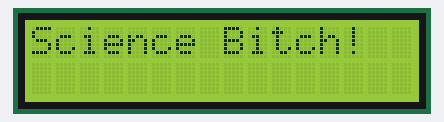
A sketch run on a simulated Arduino Mega 2560, built with avr-gcc and run on an emulated ATmega2560. Parts: 16×2 character LCD.

Above: at 0.1 s.
At 4.1 s:
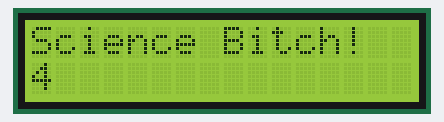
At 9.1 s:
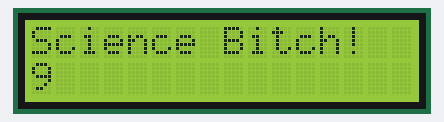
At 19.1 s:
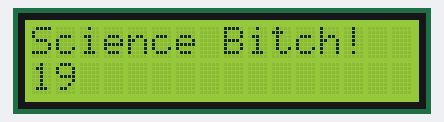
At 28.1 s:
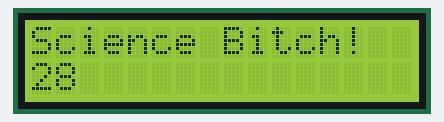
At 38.2 s:
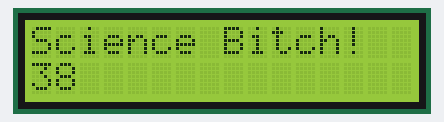

The sketch:

lcd_test.ino
```cpp
// include the library code:
#include <LiquidCrystal.h>

// initialize the library with the numbers of the interface pins
//LiquidCryst lcd(12, 11, 5, 4, 3, 2);
LiquidCrystal lcd(27, 26, 25, 24, 23, 22);

void setup() {
  // set up the LCD's number of columns and rows:
  lcd.begin(16, 2);
  // Print a message to the LCD.
  lcd.print("Science Bitch!");
}

void loop() {
  // set the cursor to column 0, line 1
  // (note: line 1 is the second row, since counting begins with 0):
  lcd.setCursor(0, 1);
  delay(500);
  // print the number of seconds since reset:
  lcd.print(millis()/1000);
}
```

Measured:
- what the display in image 1 shows lasts 1.0 s, from 4.1 s to 5.1 s
